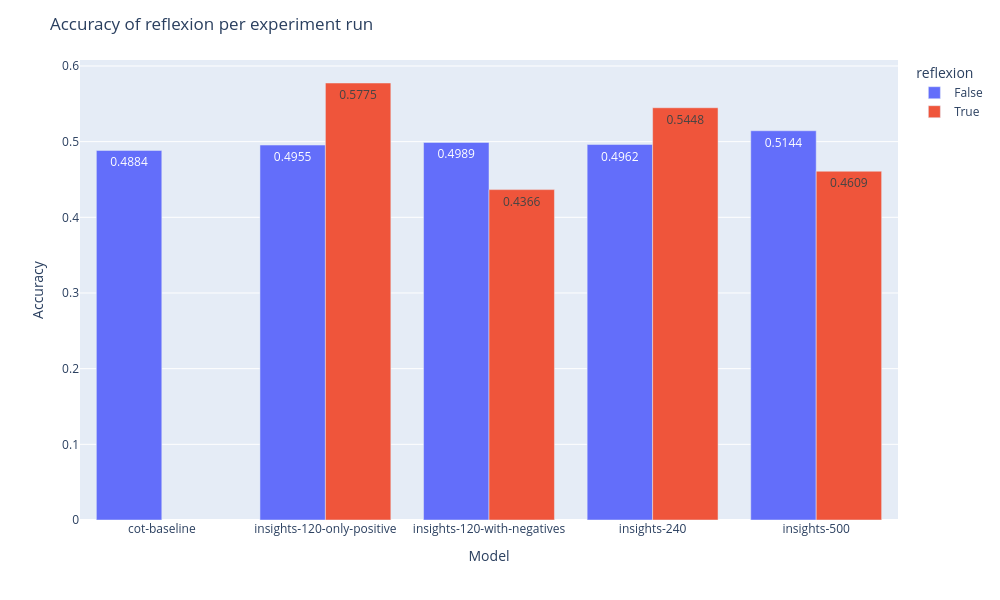

Notebook code cell kept with this figure:
### Code cell
fig = px.bar(
    reflexion_metrics_df,
    x="run_type",
    y="accuracy",
    color="reflexion",
    barmode="group",
    # facet_row="time",
    # facet_col="model",
    # category_orders={"day": ["Thur", "Fri", "Sat", "Sun"],
    #                  "time": ["Lunch", "Dinner"]}
    text='accuracy',
)

fig.update_layout(title_text=f"Accuracy of reflexion per experiment run")

# Set x-axis title
fig.update_xaxes(title_text="Model")

# Set y-axes titles
fig.update_yaxes(title_text="Accuracy", secondary_y=False)
# fig.update_yaxes(title_text="Rewards Mean", secondary_y=True)
fig.update_layout(autosize=False, width=1_000, height=600, barmode='group')
fig.show()

### Figure 1 — Plotly figure (JSON) as saved in the notebook; plotly's stock layout.template omitted (floating-point values rounded to 4 significant figures)
{"data": [{"alignmentgroup": "True", "hovertemplate": "reflexion=False<br>run_type=%{x}<br>accuracy=%{text}<extra></extra>", "legendgroup": "False", "marker": {"color": "#636efa", "pattern": {"shape": ""}}, "name": "False", "offsetgroup": "False", "orientation": "v", "showlegend": true, "text": [0.4884, 0.4955, 0.4989, 0.4962, 0.5144], "textposition": "auto", "type": "bar", "x": ["cot-baseline", "insights-120-only-positive", "insights-120-with-negatives", "insights-240", "insights-500"], "xaxis": "x", "y": [0.4884, 0.4955, 0.4989, 0.4962, 0.5144], "yaxis": "y"}, {"alignmentgroup": "True", "hovertemplate": "reflexion=True<br>run_type=%{x}<br>accuracy=%{text}<extra></extra>", "legendgroup": "True", "marker": {"color": "#EF553B", "pattern": {"shape": ""}}, "name": "True", "offsetgroup": "True", "orientation": "v", "showlegend": true, "text": [0.5775, 0.4366, 0.5448, 0.4609], "textposition": "auto", "type": "bar", "x": ["insights-120-only-positive", "insights-120-with-negatives", "insights-240", "insights-500"], "xaxis": "x", "y": [0.5775, 0.4366, 0.5448, 0.4609], "yaxis": "y"}], "layout": {"autosize": false, "barmode": "group", "height": 600, "legend": {"title": {"text": "reflexion"}, "tracegroupgap": 0}, "margin": {"t": 60}, "title": {"text": "Accuracy of reflexion per experiment run"}, "width": 1000, "xaxis": {"anchor": "y", "autorange": true, "domain": [0, 1], "range": [-0.5, 4.5], "title": {"text": "Model"}, "type": "category"}, "yaxis": {"anchor": "x", "autorange": true, "domain": [0, 1], "range": [0, 0.6079], "title": {"text": "Accuracy"}, "type": "linear"}}}
